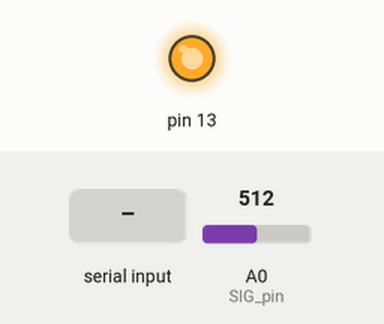
The sketch below on a simulated Arduino Uno, built with avr-gcc and run on an emulated ATmega328P. Parts: output pins drawn as LEDs (lit = HIGH). Dashed ring = blinking. The inputs (shaded band) are chosen by the test bench; at power-on: A0 (SIG_pin) = 512. Pins used as bus, display or sensor lines are not drawn; what the sketch prints to the serial monitor is not drawn.

Above: at 1.2 s.
1.3 s: "2" received over Serial
At 3.8 s:
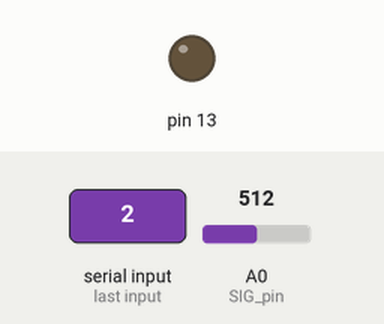
4.3 s: A0 (SIG_pin) set to 491
5.8 s: A0 (SIG_pin) set to 463
8.4 s: "3" received over Serial
At 9.1 s:
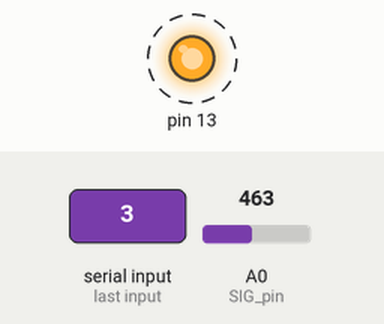
11.4 s: "1" received over Serial
At 12.5 s:
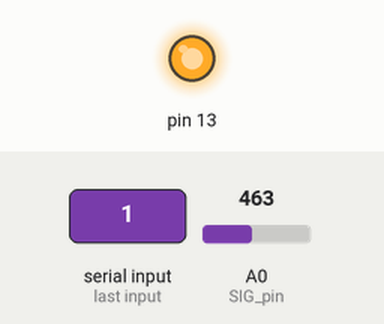
14.4 s: "0" received over Serial
At 15.2 s:
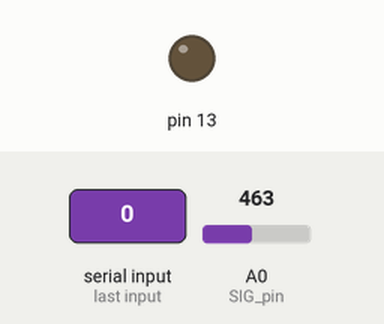
Timing chart, 0 to 16.9 s (numbered marks = the images above; inputs shaded):
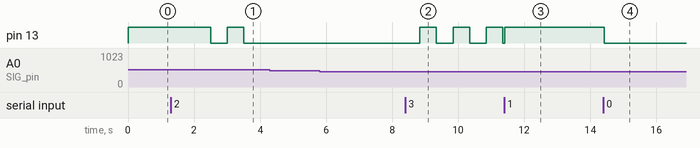

Measured:
- after the input at 1.3 s, pin 13: HIGH → LOW after 1.2 s, → HIGH 0.50 s later, → LOW 0.50 s later
- after the input at 4.3 s, every drawn part: stays the same
- after the input at 5.8 s, every drawn part: stays the same
- after the input at 8.4 s, pin 13: alternates HIGH for 0.50 s and LOW for 0.50 s, starting after 0.44 s
- after the input at 11.4 s, pin 13: LOW → HIGH at once
- after the input at 14.4 s, pin 13: HIGH → LOW at once

The sketch:

16_chaneel_time_20210714.ino
```cpp
unsigned long start;
unsigned long sec;
unsigned long secc;

int first = 0;

int s0 = 8;
int s1 = 9;
int s2 = 10;
int s3 = 11;
int SIG_pin = 0;
void setup() {
  pinMode(s0, OUTPUT);
  pinMode(s1, OUTPUT);
  pinMode(s2, OUTPUT);
  pinMode(s3, OUTPUT);
  digitalWrite(s0, LOW);
  digitalWrite(s1, LOW);
  digitalWrite(s2, LOW);
  digitalWrite(s3, LOW);
  pinMode(13, OUTPUT); //輸出
  digitalWrite(13, HIGH);
  Serial.begin(9600);
  //Serial.println("Voltage0,Voltage1,Voltage2,Voltage3,Voltage4,Voltage5,Voltage6,Voltage7,Voltage8,Voltage9,Voltage10,Voltage11,Voltage12,Voltage13,Voltage14,Voltage15,Dir");

  for (int i = 0; i < 16; i++) {
    int v = readMux(i);
    first += v;
  }

  Serial.println("請揮");
}

char var;
int temp = 0;
boolean flag = false;
int _now = 0;
int j = 0;

void loop() {
  int scanloop = 0;
  String Value;
  int sed = 0;
  for (int i = 0; i < 16; i++) {
          int v = readMux(i);
          sed += v;
  }

  if(flag == false && first - sed > 500){
    flag = true;
    _now = millis(); // 0 ~ 2000

  }
  int clocking = millis();


  if (flag && j < 20  ){
      j ++;

      int vols[15];
      for (int i = 0; i < 16; i++) {
        int v = readMux(i);
        vols[i] = v;

        Serial.print(String(v) + ',');

      }


      Serial.println("");
      temp = clocking;
  }else{
    if(flag == true){
      clocking = millis();
      //Serial.println( String(clocking - _now) + "ms" );
      Serial.println("finished");
    }


    flag = false;
    j = 0;


    delay(1000);
    Serial.println("請揮");
  }


  {
    while (Serial.available() > 0)
    {
      var = Serial.read();
      if (var == '0') {
        digitalWrite(13, LOW);
      }
      if (var == '1') {
        digitalWrite(13, HIGH);
      }
      if (var == '2') {
       digitalWrite(13, HIGH);
        delay(500);
        digitalWrite(13, LOW);
        delay(500);
        digitalWrite(13, HIGH);
        delay(500);
        digitalWrite(13, LOW);
      }
      if (var == '3') {
        digitalWrite(13, HIGH);
        delay(500);
        digitalWrite(13, LOW);
        delay(500);
        digitalWrite(13, HIGH);
        delay(500);
        digitalWrite(13, LOW);
        delay(500);
        digitalWrite(13, HIGH);
        delay(500);
        digitalWrite(13, LOW);
      }
      if (var == '4') {
        digitalWrite(13, HIGH);
        delay(500);
        digitalWrite(13, LOW);
        delay(500);
        digitalWrite(13, HIGH);
        delay(500);
        digitalWrite(13, LOW);
        delay(500);
        digitalWrite(13, HIGH);
        delay(500);
        digitalWrite(13, LOW);
        delay(500);
        digitalWrite(13, HIGH);
        delay(500);
        digitalWrite(13, LOW);
      }
    }

}

//delay(1000);
}


void readSensor_leftToright(float startTime)
{
  int v;
  for (int i = 0; i < 16; i++) {
    v = readMux(i) * 3;
    sec = millis() - startTime;
    //Serial.print("{\"address\":" + String(i) + ",");
    Serial.print(String(v));
    //Serial.print("\"second\":" + String(sec) + "}");
    delay(150);
    if (i < 16)
      Serial.print(",");
    delay(7);
  }

}

void readSensor_rightToleft()
{
  int v;
  start = millis();
  for (int i = 0; i < 16; i++) {
    v = readMux(i) * 3;
    sec = millis() - start;
    //Serial.print("{\"address\":" + String(i) + ",");
    Serial.print(String(v));
    //Serial.print("\"second\":" + String(sec) + "}");
    delay(150);
    if (i < 16)
      Serial.print(",");
    delay(7);
  }

}

void readSensor_leftTorightone(float startTime)
{
  int v;

  for (int i = 0; i < 16; i++) {
    v = readMux(i) * 5;
    sec = millis() - startTime;
    Serial.print("{\"address\":" + String(i) + ",");
    Serial.print("\"voltage\":" + String(v) + ",");
    Serial.print("\"second\":" + String(sec) + "}");
    if (i <= 16)
      Serial.print(",");
    delay(1);
  }

}


void readSensor_rightToleftone()
{
  int v;
  start = millis();
  //Serial.print("[");
  for (int i = 0; i < 16; i++) {
    v = readMux(i) * 5;
    sec = millis() - start;
    Serial.print("{\"address\":" + String(i) + ",");
    Serial.print("\"voltage\":" + String(v) + ",");
    Serial.print("\"second\":" + String(sec) + "}");

    if (i <= 14)
      Serial.print(",");
    delay(1);
  }

}


int readMux(int channel) {
  int controlPin[] = {s0, s1, s2, s3};
  int muxChannel[16][4] = {
    {0, 0, 0, 0}, //channel 0
    {1, 0, 0, 0}, //channel 1
    {0, 1, 0, 0}, //channel 2
    {1, 1, 0, 0}, //channel 3
    {0, 0, 1, 0}, //channel 4
    {1, 0, 1, 0}, //channel 5
    {0, 1, 1, 0}, //channel 6
    {1, 1, 1, 0}, //channel 7
    {0, 0, 0, 1}, //channel 8
    {1, 0, 0, 1}, //channel 9
    {0, 1, 0, 1}, //channel 10
    {1, 1, 0, 1}, //channel 11
    {0, 0, 1, 1}, //channel 12
    {1, 0, 1, 1}, //channel 13
    {0, 1, 1, 1}, //channel 14
    {1, 1, 1, 1} //channel 15
  };

  for (int i = 0; i < 4; i ++) {
    digitalWrite(controlPin[i], muxChannel[channel][i]);
  }
  int val = analogRead(SIG_pin);
  //return the value
  return val;
}
```
